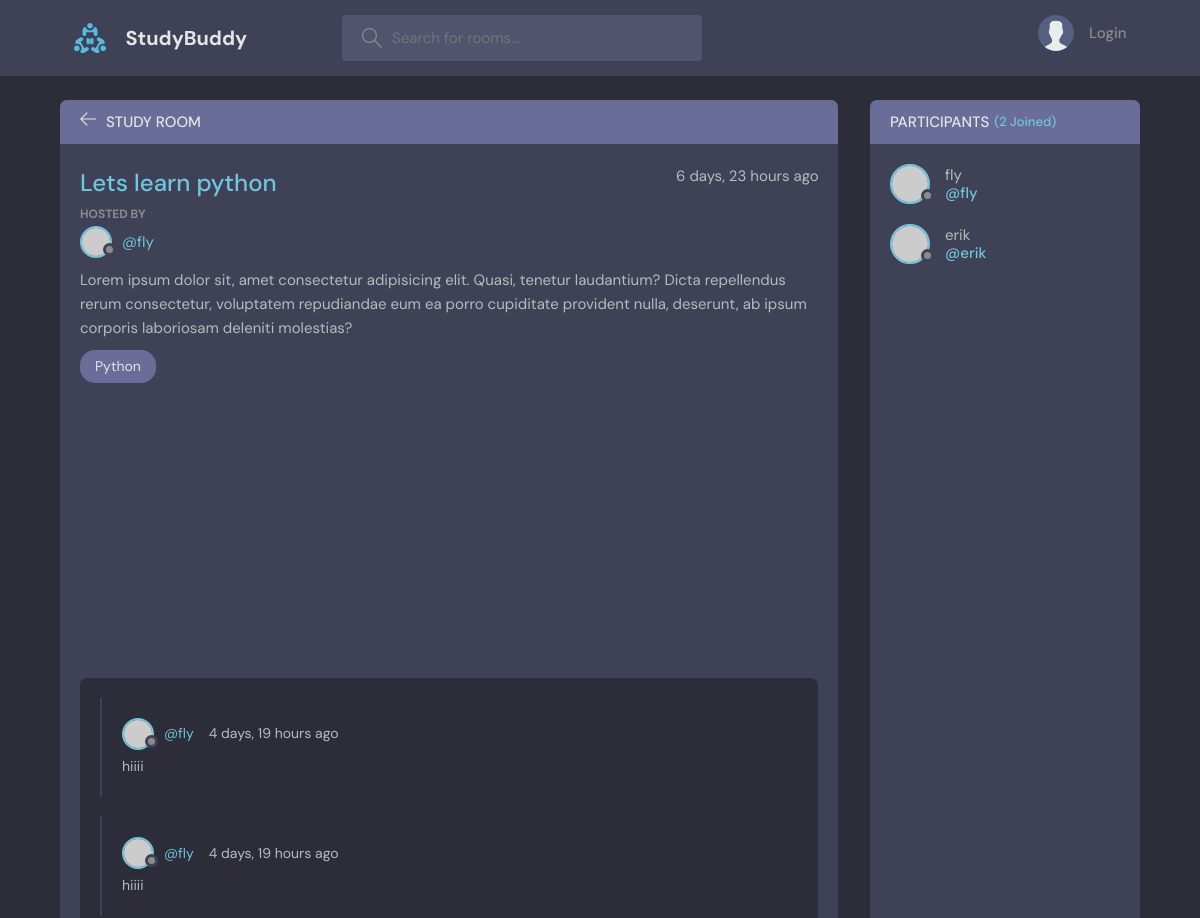
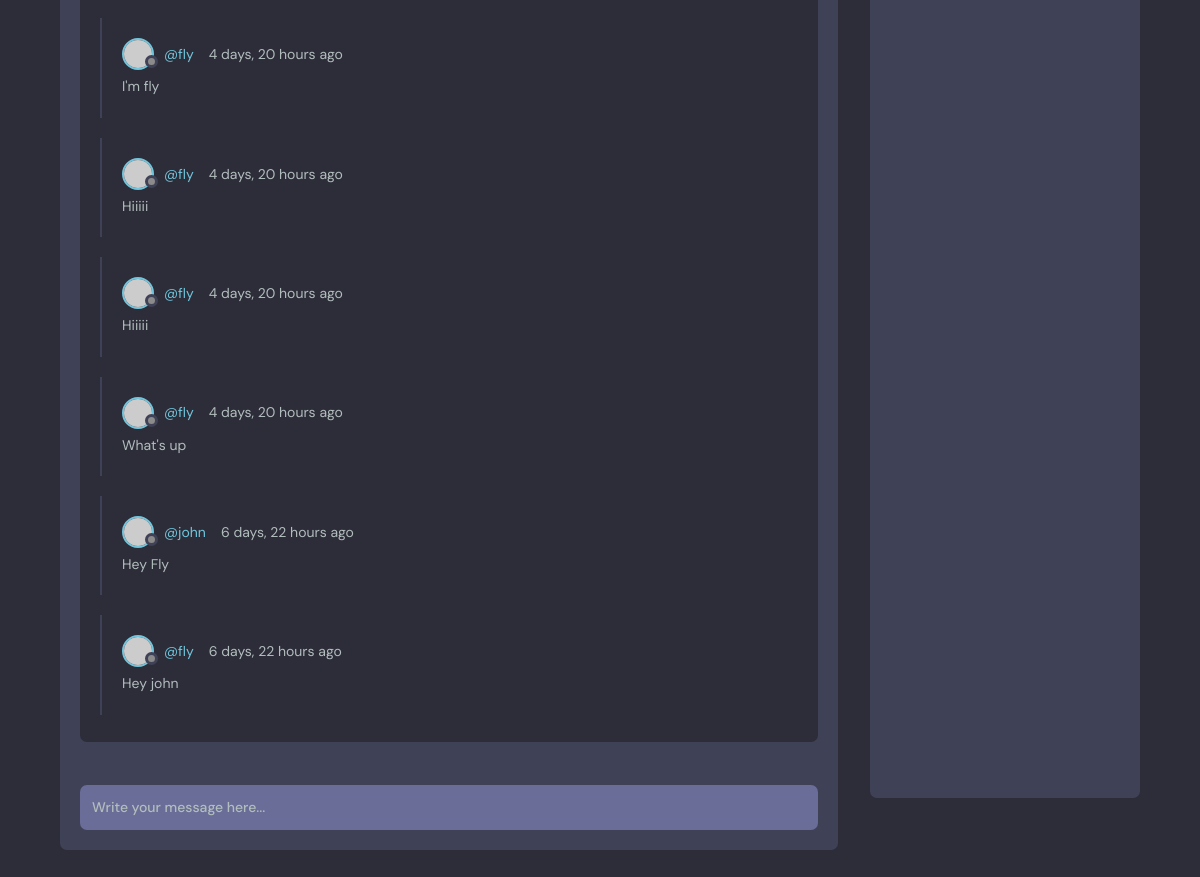
The page /room/1/ on the database its author committed (2 pictures, top to bottom).
### base/models.py (models this page shows, shortened)
class Room(models.Model):
    name = models.CharField(max_length=200)
    description = models.TextField(null=True, blank=True)
    host = models.ForeignKey(User, on_delete=models.SET_NULL, null=True)
    topic = models.ForeignKey(Topic, on_delete=models.SET_NULL, null=True)
    participants = models.ManyToManyField(User, related_name="participants")
    updated = models.DateTimeField(auto_now=True)
    created = models.DateTimeField(auto_now_add=True)
    class Meta:
        ordering = ['-updated', '-created']

class Topic(models.Model):
    name = models.CharField(max_length=200)
    updated = models.DateTimeField(auto_now=True)
    created = models.DateTimeField(auto_now_add=True)

class Message(models.Model):
    user = models.ForeignKey(User, on_delete=models.CASCADE)
    room = models.ForeignKey(Room, on_delete=models.CASCADE)
    body = models.TextField()
    updated = models.DateTimeField(auto_now=True)
    created = models.DateTimeField(auto_now_add=True)
    class Meta:
        ordering = ['-created', '-updated']

### base/views.py (the view, shortened to what this page needs)
# urls.py: path("room/<str:pk>/", views.room_detail, name="room-detail"),
def room_detail(request, pk: str):
    room = Room.objects.get(id=pk)
    room_messages = room.message_set.all()
    participants = room.participants.all()
    return render(request, "base/room.html",
                  {"room": room, 'room_messages': room_messages, 'participants': participants})

### base/templates/base/room.html (shortened to what this page needs)
{% extends 'main.html' %}
{% block content %}
    <main class="profile-page layout layout--2">
        <div class="container">
            <div class="room">
                <div class="room__top">
                    <div class="room__topLeft">
                        <a href="home.html">
                            <svg version="1.1" xmlns="http://www.w3.org/2000/svg" width="32" height="32"
                                 viewBox="0 0 32 32">
                                <title>arrow-left</title>
                                <path
                                        d="M13.723 2.286l-13.723 13.714 13.719 13.714 1.616-1.611-10.96-10.96h27.625v-2.286h-27.625l10.965-10.965-1.616-1.607z"
                                ></path>
                            </svg>
                        </a>
                        <h3>Study Room</h3>
                    </div>
                </div>
                <div class="room__box scroll">
                    <div class="room__header scroll">
                        <div class="room__info">
                            <h3>{{ room.name }}</h3>
                            <span>{{ room.created|timesince }} ago</span>
                        </div>
                        <div class="room__hosted">
                            <p>Hosted By</p>
                            <a href="{% url 'user-profile' room.host.id %}" class="room__author">
                                <div class="avatar avatar--small">
                                    <img src="https://randomuser.me/api/portraits/men/37.jpg"/>
                                </div>
                                <span>@{{ room.host.username }}</span>
                            </a>
                        </div>
                        <div class="room__details">
                            Lorem ipsum dolor sit, amet consectetur adipisicing elit. Quasi, tenetur laudantium? Dicta
                            repellendus
                            rerum consectetur, voluptatem repudiandae eum ea porro cupiditate provident nulla, deserunt,
                            ab ipsum
                            corporis laboriosam deleniti molestias?
                        </div>
                        <span class="room__topics">{{ room.topic.name }}</span>
                    </div>
                    <div class="room__conversation">
                        <div class="threads scroll">
                            {% for message in room_messages %}
                                <div class="thread">
                                    <div class="thread__top">
                                        <div class="thread__author">
                                            <a href="{% url 'user-profile' message.user.id %}"
                                               class="thread__authorInfo">
                                                <div class="avatar avatar--small">
                                                    <img src="https://randomuser.me/api/portraits/men/37.jpg"/>
                                                </div>
                                                <span>@{{ message.user.username }}</span>
                                            </a>
                                            <span class="thread__date">{{ message.created|timesince }} ago</span>
                                        </div>
                                    </div>
                                    <div class="thread__details">
                                        {{ message.body }}
                                    </div>
                                </div>
                            {% endfor %}
                        </div>
                    </div>
                </div>
                <div class="room__message">
                    <form action="#"><input name="" placeholder="Write your message here..."/></form>
                </div>
            </div>
            <div class="participants">
                <h3 class="participants__top">Participants <span>({{ participants.count }} Joined)</span></h3>
                <div class="participants__list scroll">
                    {% for participant in participants %}
                        <a href="{% url 'user-profile' participant.id %}" class="participant">
                            <div class="avatar avatar--medium">
                                <img src="https://randomuser.me/api/portraits/men/37.jpg"/>
                            </div>
                            <p>
                                {{ participant.username }}
                                <span>@{{ participant.username }}</span>
                            </p>
                        </a>
                    {% endfor %}
                </div>
            </div>
        </div>
    </main>
{% endblock %}

### rows shown on the page
Room: name "Lets learn python", created "6 days, 23 hours", host.username "fly", topic.name "Python"
Message: user.username "fly", created "4 days, 19 hours", body "hiiii"
Message: user.username "fly", created "4 days, 19 hours", body "hiiii"
Message: user.username "fly", created "4 days, 20 hours", body "I'm fly"
Message: user.username "fly", created "4 days, 20 hours", body "Hiiiii"
Message: user.username "fly", created "4 days, 20 hours", body "Hiiiii"
Message: user.username "fly", created "4 days, 20 hours", body "What's up"
Message: user.username "john", created "6 days, 22 hours", body "Hey Fly"
Message: user.username "fly", created "6 days, 22 hours", body "Hey john"

### other values the page prints
{{ participants.count }} "2"
{{ participant.username }} "fly"
{{ participant.username }} "erik"
